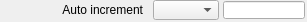
   <widget class="caFrame" name="caFrame_23">
    <property name="geometry">
     <rect>
      <x>722</x>
      <y>418</y>
      <width>307</width>
      <height>22</height>
     </rect>
    </property>
    <widget class="caLabel" name="caLabel_23">
     <property name="geometry">
      <rect>
       <x>0</x>
       <y>0</y>
       <width>143</width>
       <height>20</height>
      </rect>
     </property>
     <property name="frameShape">
      <enum>QFrame::NoFrame</enum>
     </property>
     <property name="text">
      <string>Auto increment</string>
     </property>
     <property name="alignment">
      <set>Qt::AlignAbsolute|Qt::AlignRight|Qt::AlignTrailing|Qt::AlignVCenter</set>
     </property>
     <property name="fontScaleMode">
      <enum>ESimpleLabel::Height</enum>
     </property>
     <property name="foreground">
      <color>
       <red>0</red>
       <green>0</green>
       <blue>0</blue>
      </color>
     </property>
     <property name="background">
      <color alpha="0">
       <red>0</red>
       <green>0</green>
       <blue>0</blue>
      </color>
     </property>
    </widget>
    <widget class="caMenu" name="caMenu_2">
     <property name="geometry">
      <rect>
       <x>153</x>
       <y>0</y>
       <width>66</width>
       <height>20</height>
      </rect>
     </property>
     <property name="channel" stdset="0">
      <string>$(P)$(R)AutoIncrement</string>
     </property>
     <property name="colorMode">
      <enum>caMenu::Static</enum>
     </property>
     <property name="foreground">
      <color>
       <red>0</red>
       <green>0</green>
       <blue>0</blue>
      </color>
     </property>
     <property name="background">
      <color>
       <red>115</red>
       <green>223</green>
       <blue>255</blue>
      </color>
     </property>
    </widget>
    <widget class="caLineEdit" name="caLineEdit_11">
     <property name="geometry">
      <rect>
       <x>223</x>
       <y>1</y>
       <width>82</width>
       <height>18</height>
      </rect>
     </property>
     <property name="alignment">
      <set>Qt::AlignAbsolute|Qt::AlignLeading|Qt::AlignLeft|Qt::AlignVCenter</set>
     </property>
     <property name="channel" stdset="0">
      <string>$(P)$(R)AutoIncrement_RBV</string>
     </property>
     <property name="foreground">
      <color>
       <red>10</red>
       <green>0</green>
       <blue>184</blue>
      </color>
     </property>
     <property name="background">
      <color>
       <red>187</red>
       <green>187</green>
       <blue>187</blue>
      </color>
     </property>
     <property name="colorMode">
      <enum>caLineEdit::Static</enum>
     </property>
     <property name="precisionMode">
      <enum>caLineEdit::Channel</enum>
     </property>
     <property name="limitsMode">
      <enum>caLineEdit::Channel</enum>
     </property>
     <property name="maxValue">
      <double>1.000000000000000</double>
     </property>
     <property name="minValue">
      <double>0.000000000000000</double>
     </property>
     <property name="fontScaleMode" stdset="0">
      <enum>caLineEdit::Height</enum>
     </property>
     <property name="formatType">
      <enum>caLineEdit::decimal</enum>
     </property>
    </widget>
   </widget>
